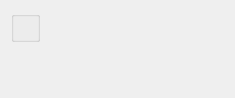
<?xml version="1.0" encoding="UTF-8"?>
<ui version="4.0">
 <comment>This file is part of the xTuple ERP: PostBooks Edition, a free and
open source Enterprise Resource Planning software suite,
Copyright (c) 1999-2011 by OpenMFG LLC, d/b/a xTuple.
It is licensed to you under the Common Public Attribution License
version 1.0, the full text of which (including xTuple-specific Exhibits)
is available at www.xtuple.com/CPAL.  By using this software, you agree
to be bound by its terms.</comment>
 <class>dspFrozenItemSites</class>
 <widget class="QWidget" name="dspFrozenItemSites">
  <property name="geometry">
   <rect>
    <x>0</x>
    <y>0</y>
    <width>235</width>
    <height>98</height>
   </rect>
  </property>
  <property name="windowTitle">
   <string>Frozen Item Sites</string>
  </property>
  <layout class="QVBoxLayout" name="verticalLayout">
   <item>
    <layout class="QHBoxLayout" name="horizontalLayout">
     <item>
      <widget class="WarehouseGroup" name="_warehouse">
       <property name="title">
        <string/>
       </property>
       <property name="fixedSize">
        <bool>false</bool>
       </property>
      </widget>
     </item>
     <item>
      <spacer name="Spacer8">
       <property name="orientation">
        <enum>Qt::Horizontal</enum>
       </property>
       <property name="sizeType">
        <enum>QSizePolicy::Expanding</enum>
       </property>
       <property name="sizeHint" stdset="0">
        <size>
         <width>0</width>
         <height>20</height>
        </size>
       </property>
      </spacer>
     </item>
    </layout>
   </item>
   <item>
    <spacer name="verticalSpacer">
     <property name="orientation">
      <enum>Qt::Vertical</enum>
     </property>
     <property name="sizeHint" stdset="0">
      <size>
       <width>20</width>
       <height>0</height>
      </size>
     </property>
    </spacer>
   </item>
  </layout>
 </widget>
 <layoutdefault spacing="6" margin="11"/>
 <pixmapfunction>qPixmapFromMimeSource</pixmapfunction>
 <customwidgets>
  <customwidget>
   <class>WarehouseGroup</class>
   <extends>QGroupBox</extends>
   <header>warehousegroup.h</header>
  </customwidget>
 </customwidgets>
 <tabstops>
  <tabstop>_warehouse</tabstop>
 </tabstops>
 <includes>
  <include location="global">parameter.h</include>
 </includes>
 <resources/>
 <connections/>
</ui>
